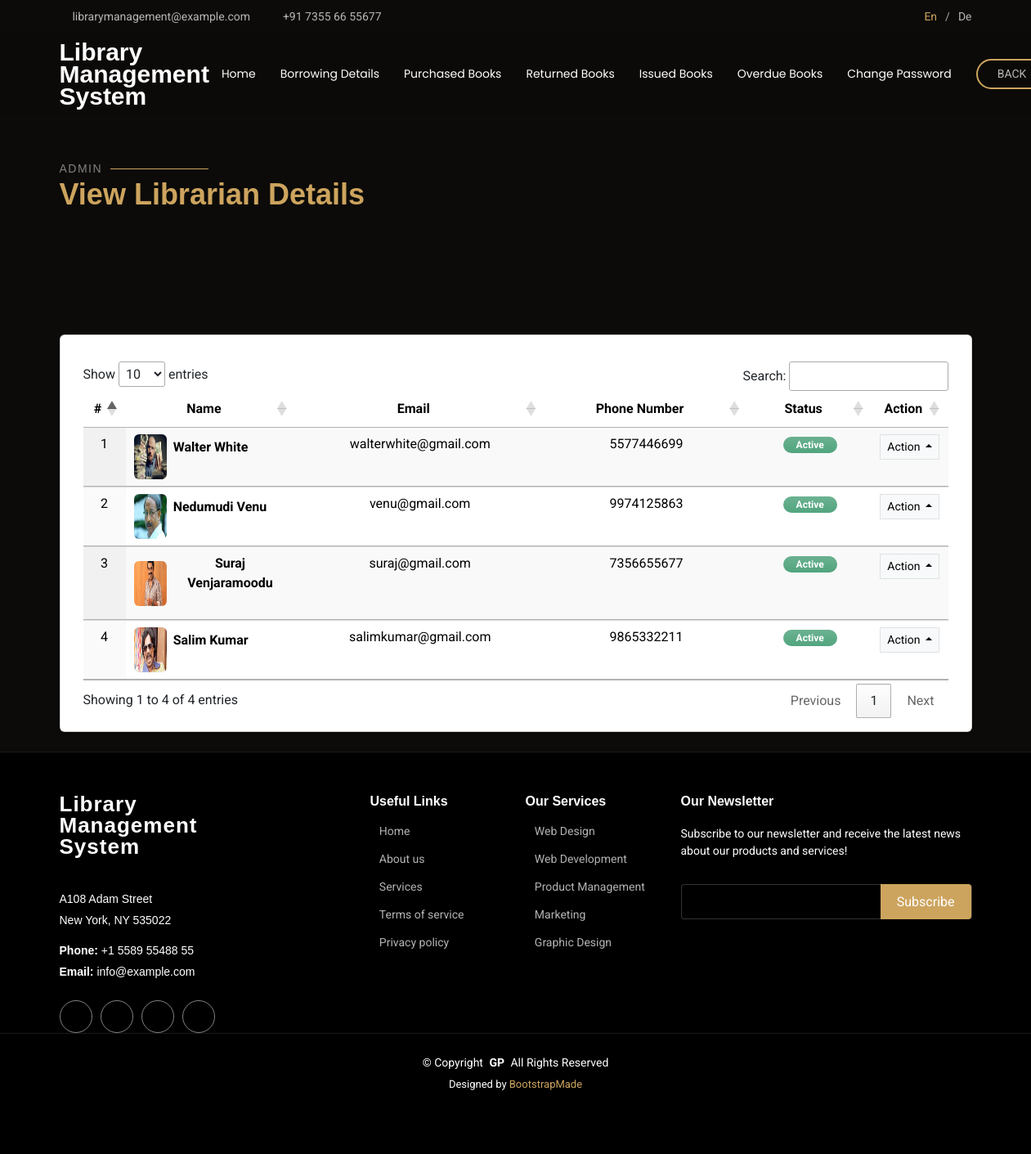
Page /librarian/ on the committed database.
### home/models.py (models this page shows)
class Librarian(models.Model):
    librarian_id = models.ForeignKey(User, on_delete=models.CASCADE)
    phone_number = models.IntegerField()
    address = models.CharField(max_length=255)
    profile_picture = models.ImageField(upload_to='images/')
    status = models.BooleanField(default=True)

class User(AbstractUser):
    usertype = models.CharField(max_length=100)

### home/views.py (the view)
# urls.py: path('librarian/', views.Librarian_Details, name='librarian'),
def Librarian_Details(request):
    lib = Librarian.objects.select_related('librarian_id').all()
    return render(request, 'admin-librarian.html', {'librarians':lib})

### home/templates/admin-librarian.html (shortened to what this page needs)
{% load static %}
<!DOCTYPE html>
<html lang="en">
<head>
  <link href="{% static 'assets/vendor/bootstrap/css/bootstrap.min.css' %}" rel="stylesheet">
  <link href="{% static 'assets/vendor/bootstrap-icons/bootstrap-icons.css' %}" rel="stylesheet">
  <link href="{% static 'assets/vendor/aos/aos.css' %}" rel="stylesheet">
  <link href="{% static 'assets/vendor/swiper/swiper-bundle.min.css' %}" rel="stylesheet">
  <link href="{% static 'assets/vendor/glightbox/css/glightbox.min.css' %}" rel="stylesheet">
  <link href="{% static 'assets/css/main.css' %}" rel="stylesheet">
    <link rel="stylesheet" type="text/css" href="https://cdn.datatables.net/1.11.5/css/jquery.dataTables.css">
</head>
<body class="starter-page-page">
  <header id="header" class="header fixed-top position-relative">
    <div class="topbar d-flex align-items-center">
      <div class="container d-flex justify-content-center justify-content-md-between">
        <div class="contact-info d-flex align-items-center">
          <i class="bi bi-envelope d-flex align-items-center"><a href="mailto:contact@example.com">librarymanagement@example.com</a></i>
          <i class="bi bi-phone d-flex align-items-center ms-4"><span>+91 7355 66 55677</span></i>
        </div>
        <div class="languages d-none d-md-flex align-items-center">
          <ul>
            <li>En</li>
            <li><a href="#">De</a></li>
          </ul>
        </div>
      </div>
    </div>
    <div class="branding d-flex align-items-center">
      <div class="container position-relative d-flex align-items-center justify-content-between">
        <a href="{% url 'homepage' %}" class="logo d-flex align-items-center me-auto me-xl-0">
          <h1 class="sitename" style="line-height: 0.9;">Library<br>Management<br>System</h1><br>
        </a>
        <nav id="navmenu" class="navmenu">
          <ul>
            <li><a href="/homepage">Home<br></a></li>
            <li><a href="/borrowing_list">Borrowing Details</a></li>
            <li><a href="/puchased_books">Purchased Books</a></li>
            <li><a href="/returned_books">Returned Books</a></li>
            <li><a href="/admin_issuedbooks">Issued Books</a></li>
            <li><a href="/admin_overdue_books">Overdue Books </a></li>
            <li><a href="/change_password">Change Password</a></li>
          </ul>
        </nav>
        <a class="btn-book-a-table d-none d-xl-block" href="/adminaddlibrarian">BACK</a>
      </div>
    </div>
  </header>
  <main class="main">
    <section id="starter-section" class="starter-section section">
      <div class="container section-title" data-aos="fade-up">
        <h2>Admin</h2>
        <p>View Librarian Details<br></p>
      </div>
    </section>
    <section class="py-4">
        <div class="container">
            <div class="card shadow-sm">
                <div class="card-body">
                    <div class="container-fluid table-responsive">
                        <div class="text-end mb-3">
                        </div>
                        <table class="display table table-striped" id="LibrarianTable" style="text-align: center;">
                            <colgroup>
                                <col width="5%">
                                <col width="20%">
                                <col width="30%">
                                <col width="25%">
                                <col width="15%">
                                <col width="10%">
                            </colgroup>
                            <thead>
                                <tr>
                                    <th class="text-center">#</th>
                                    <th class="text-center">Name</th>
                                    <th class="text-center">Email</th>
                                    <th class="text-center">Phone Number</th>
                                    <th class="text-center">Status</th>
                                    <th class="text-center">Action</th>
                                </tr>
                            </thead>
                            <tbody>
                                {% for librarian in librarians %}
                                <tr>
                                    <td class="boo-cell text-center">{{ forloop.counter }}</td>
                                    <td>
                                      <div class="d-flex align-items-center">
                                        <img src="{{ librarian.profile_picture.url }}"
                                            class="rounded me-2"
                                            width="40"
                                            height="55"
                                            alt="Image Not Found">
                                        <div>
                                            <div><strong>{{ librarian.librarian_id.first_name }} {{librarian.librarian_id.last_name }}</strong></div><br>
                                        </div>
                                      </div>
                                    </td>
                                    <td>{{ librarian.librarian_id.email }}</td>
                                    <td>{{ librarian.phone_number }}</td>
                                    <td>
                                        {% if librarian.status == 1 %}
                                        <span class="badge badge-success bg-gradient bg-success px-3 rounded-pill bg-opacity-75 text-sm py-1">Active</span>
                                        {% else %}
                                        <span class="badge badge-danger bg-gradient bg-danger px-3 rounded-pill bg-opacity-75 text-sm py-1">Blocked</span>
                                        {% endif %}
                                    </td>
                                    <td class="text-center">
                                        <div class="dropdown dropup">
                                            <button class="btn btn-light btn-sm rounded-0 border dropdown-toggle" type="button" id="dropdownMenuButton{{ book.id }}" data-bs-toggle="dropdown" aria-expanded="false">
                                                Action
                                            </button>
                                        </div>
                                    </td>
                                </tr>
                                {% endfor %}
                            </tbody>
                        </table>
                    </div>
                </div>
            </div>
        </div>
    </section>
  </main>
  <footer id="footer" class="footer dark-background">
    <div class="footer-top">
      <div class="container">
        <div class="row gy-4">
          <div class="col-lg-4 col-md-6 footer-about">
            <a href="#" class="logo d-flex align-items-center">
              <span class="sitename">Library<br>Management<br>System</span>
            </a>
            <div class="footer-contact pt-3">
              <p>A108 Adam Street</p>
              <p>New York, NY 535022</p>
              <p class="mt-3"><strong>Phone:</strong> <span>+1 5589 55488 55</span></p>
              <p><strong>Email:</strong> <span>info@example.com</span></p>
            </div>
            <div class="social-links d-flex mt-4">
              <a href=""><i class="bi bi-twitter-x"></i></a>
              <a href=""><i class="bi bi-facebook"></i></a>
              <a href=""><i class="bi bi-instagram"></i></a>
              <a href=""><i class="bi bi-linkedin"></i></a>
            </div>
          </div>
          <div class="col-lg-2 col-md-3 footer-links">
            <h4>Useful Links</h4>
            <ul>
              <li><i class="bi bi-chevron-right"></i> <a href="#"> Home</a></li>
              <li><i class="bi bi-chevron-right"></i> <a href="#"> About us</a></li>
              <li><i class="bi bi-chevron-right"></i> <a href="#"> Services</a></li>
              <li><i class="bi bi-chevron-right"></i> <a href="#"> Terms of service</a></li>
              <li><i class="bi bi-chevron-right"></i> <a href="#"> Privacy policy</a></li>
            </ul>
          </div>
          <div class="col-lg-2 col-md-3 footer-links">
            <h4>Our Services</h4>
            <ul>
              <li><i class="bi bi-chevron-right"></i> <a href="#"> Web Design</a></li>
              <li><i class="bi bi-chevron-right"></i> <a href="#"> Web Development</a></li>
              <li><i class="bi bi-chevron-right"></i> <a href="#"> Product Management</a></li>
              <li><i class="bi bi-chevron-right"></i> <a href="#"> Marketing</a></li>
              <li><i class="bi bi-chevron-right"></i> <a href="#"> Graphic Design</a></li>
            </ul>
          </div>
          <div class="col-lg-4 col-md-12 footer-newsletter">
            <h4>Our Newsletter</h4>
            <p>Subscribe to our newsletter and receive the latest news about our products and services!</p>
            <form action="forms/newsletter.php" method="post" class="php-email-form">
              <div class="newsletter-form"><input type="email" name="email"><input type="submit" value="Subscribe"></div>
            </form>
          </div>
        </div>
      </div>
    </div>
    <div class="copyright">
      <div class="container text-center">
        <p>© <span>Copyright</span> <strong class="px-1 sitename">GP</strong> <span>All Rights Reserved</span></p>
        <div class="credits">
          Designed by <a href="https://bootstrapmade.com/">BootstrapMade</a>
        </div>
      </div>
    </div>
  </footer>
</body>
</html>

### rows in the picture
Librarian: profile_picture (picture), librarian_id.first_name "Walter", librarian_id.last_name "White", librarian_id.email "walterwhite@gmail.com", phone_number "5577446699", status "Active"
Librarian: profile_picture (picture), librarian_id.first_name "Nedumudi", librarian_id.last_name "Venu", librarian_id.email "venu@gmail.com", phone_number "9974125863", status "Active"
Librarian: profile_picture (picture), librarian_id.first_name "Suraj", librarian_id.last_name "Venjaramoodu", librarian_id.email "suraj@gmail.com", phone_number "7356655677", status "Active"
Librarian: profile_picture (picture), librarian_id.first_name "Salim", librarian_id.last_name "Kumar", librarian_id.email "salimkumar@gmail.com", phone_number "9865332211", status "Active"
